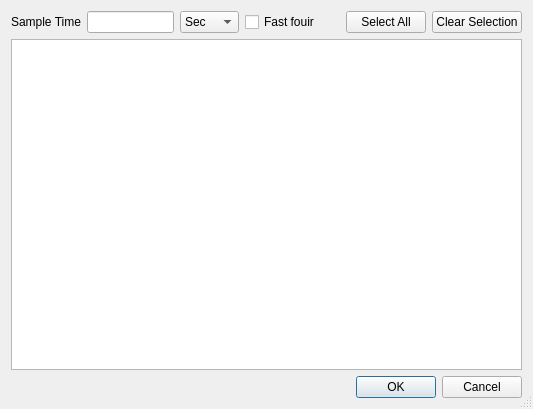
<?xml version="1.0" encoding="UTF-8"?>
<ui version="4.0">
 <class>Dialog</class>
 <widget class="QDialog" name="Dialog">
  <property name="geometry">
   <rect>
    <x>0</x>
    <y>0</y>
    <width>533</width>
    <height>409</height>
   </rect>
  </property>
  <property name="windowTitle">
   <string>Dialog</string>
  </property>
  <property name="sizeGripEnabled">
   <bool>true</bool>
  </property>
  <layout class="QVBoxLayout" name="verticalLayout">
   <item>
    <layout class="QHBoxLayout" name="horizontalLayout_2">
     <item>
      <layout class="QHBoxLayout" name="horizontalLayout_3">
       <item>
        <widget class="QLabel" name="label">
         <property name="text">
          <string>Sample Time</string>
         </property>
        </widget>
       </item>
       <item>
        <widget class="QLineEdit" name="ts_edit">
         <property name="inputMask">
          <string/>
         </property>
        </widget>
       </item>
       <item>
        <widget class="QComboBox" name="ts_select">
         <item>
          <property name="text">
           <string>Sec</string>
          </property>
         </item>
         <item>
          <property name="text">
           <string>Msec</string>
          </property>
         </item>
        </widget>
       </item>
      </layout>
     </item>
     <item>
      <widget class="QCheckBox" name="fft_btn">
       <property name="text">
        <string>Fast fouir</string>
       </property>
      </widget>
     </item>
     <item>
      <spacer name="horizontalSpacer_2">
       <property name="orientation">
        <enum>Qt::Horizontal</enum>
       </property>
       <property name="sizeHint" stdset="0">
        <size>
         <width>40</width>
         <height>20</height>
        </size>
       </property>
      </spacer>
     </item>
     <item>
      <widget class="QPushButton" name="select_all">
       <property name="text">
        <string>Select All</string>
       </property>
      </widget>
     </item>
     <item>
      <widget class="QPushButton" name="select_clear">
       <property name="text">
        <string>Clear Selection</string>
       </property>
      </widget>
     </item>
    </layout>
   </item>
   <item>
    <widget class="QTableWidget" name="tableWidget">
     <property name="selectionBehavior">
      <enum>QAbstractItemView::SelectColumns</enum>
     </property>
     <property name="verticalScrollMode">
      <enum>QAbstractItemView::ScrollPerPixel</enum>
     </property>
     <property name="horizontalScrollMode">
      <enum>QAbstractItemView::ScrollPerPixel</enum>
     </property>
    </widget>
   </item>
   <item>
    <layout class="QHBoxLayout" name="horizontalLayout">
     <item>
      <spacer name="horizontalSpacer">
       <property name="orientation">
        <enum>Qt::Horizontal</enum>
       </property>
       <property name="sizeHint" stdset="0">
        <size>
         <width>40</width>
         <height>20</height>
        </size>
       </property>
      </spacer>
     </item>
     <item>
      <widget class="QDialogButtonBox" name="buttonBox">
       <property name="standardButtons">
        <set>QDialogButtonBox::Cancel|QDialogButtonBox::Ok</set>
       </property>
      </widget>
     </item>
    </layout>
   </item>
  </layout>
 </widget>
 <resources/>
 <connections>
  <connection>
   <sender>buttonBox</sender>
   <signal>accepted()</signal>
   <receiver>Dialog</receiver>
   <slot>accept()</slot>
   <hints>
    <hint type="sourcelabel">
     <x>407</x>
     <y>381</y>
    </hint>
    <hint type="destinationlabel">
     <x>266</x>
     <y>204</y>
    </hint>
   </hints>
  </connection>
  <connection>
   <sender>buttonBox</sender>
   <signal>rejected()</signal>
   <receiver>Dialog</receiver>
   <slot>reject()</slot>
   <hints>
    <hint type="sourcelabel">
     <x>407</x>
     <y>381</y>
    </hint>
    <hint type="destinationlabel">
     <x>266</x>
     <y>204</y>
    </hint>
   </hints>
  </connection>
  <connection>
   <sender>select_all</sender>
   <signal>clicked()</signal>
   <receiver>tableWidget</receiver>
   <slot>selectAll()</slot>
   <hints>
    <hint type="sourcelabel">
     <x>401</x>
     <y>21</y>
    </hint>
    <hint type="destinationlabel">
     <x>266</x>
     <y>204</y>
    </hint>
   </hints>
  </connection>
  <connection>
   <sender>select_clear</sender>
   <signal>clicked()</signal>
   <receiver>tableWidget</receiver>
   <slot>clearSelection()</slot>
   <hints>
    <hint type="sourcelabel">
     <x>483</x>
     <y>21</y>
    </hint>
    <hint type="destinationlabel">
     <x>266</x>
     <y>204</y>
    </hint>
   </hints>
  </connection>
 </connections>
</ui>
